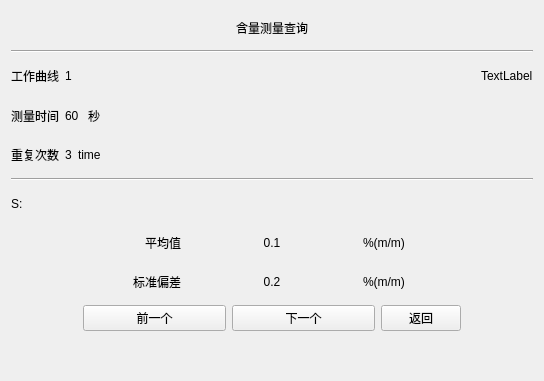
<?xml version="1.0" encoding="UTF-8"?>
<ui version="4.0">
 <class>samplemeasurementquery</class>
 <widget class="QWidget" name="samplemeasurementquery">
  <property name="geometry">
   <rect>
    <x>0</x>
    <y>0</y>
    <width>544</width>
    <height>381</height>
   </rect>
  </property>
  <property name="windowTitle">
   <string>Form</string>
  </property>
  <layout class="QGridLayout" name="gridLayout">
   <item row="0" column="0">
    <layout class="QVBoxLayout" name="verticalLayout">
     <item>
      <widget class="QLabel" name="label">
       <property name="text">
        <string>含量测量查询</string>
       </property>
       <property name="alignment">
        <set>Qt::AlignCenter</set>
       </property>
      </widget>
     </item>
     <item>
      <widget class="Line" name="line">
       <property name="lineWidth">
        <number>1</number>
       </property>
       <property name="midLineWidth">
        <number>0</number>
       </property>
       <property name="orientation">
        <enum>Qt::Horizontal</enum>
       </property>
      </widget>
     </item>
     <item>
      <layout class="QHBoxLayout" name="horizontalLayout_3">
       <item>
        <widget class="QLabel" name="label_2">
         <property name="text">
          <string>工作曲线</string>
         </property>
        </widget>
       </item>
       <item>
        <widget class="QLabel" name="label_curve">
         <property name="text">
          <string>1</string>
         </property>
        </widget>
       </item>
       <item>
        <spacer name="horizontalSpacer">
         <property name="orientation">
          <enum>Qt::Horizontal</enum>
         </property>
         <property name="sizeHint" stdset="0">
          <size>
           <width>40</width>
           <height>20</height>
          </size>
         </property>
        </spacer>
       </item>
       <item>
        <widget class="QLabel" name="label_datetime">
         <property name="text">
          <string>TextLabel</string>
         </property>
        </widget>
       </item>
      </layout>
     </item>
     <item>
      <layout class="QHBoxLayout" name="horizontalLayout_2">
       <item>
        <widget class="QLabel" name="label_4">
         <property name="text">
          <string>测量时间</string>
         </property>
        </widget>
       </item>
       <item>
        <widget class="QLabel" name="label_measurement_time">
         <property name="text">
          <string>60 </string>
         </property>
        </widget>
       </item>
       <item>
        <widget class="QLabel" name="label_5">
         <property name="text">
          <string>秒</string>
         </property>
        </widget>
       </item>
       <item>
        <spacer name="horizontalSpacer_2">
         <property name="orientation">
          <enum>Qt::Horizontal</enum>
         </property>
         <property name="sizeHint" stdset="0">
          <size>
           <width>40</width>
           <height>20</height>
          </size>
         </property>
        </spacer>
       </item>
      </layout>
     </item>
     <item>
      <layout class="QHBoxLayout" name="horizontalLayout">
       <item>
        <widget class="QLabel" name="label_6">
         <property name="text">
          <string>重复次数</string>
         </property>
        </widget>
       </item>
       <item>
        <widget class="QLabel" name="label_repeat_time">
         <property name="text">
          <string>3</string>
         </property>
        </widget>
       </item>
       <item>
        <widget class="QLabel" name="label_8">
         <property name="text">
          <string>time</string>
         </property>
        </widget>
       </item>
       <item>
        <spacer name="horizontalSpacer_3">
         <property name="orientation">
          <enum>Qt::Horizontal</enum>
         </property>
         <property name="sizeHint" stdset="0">
          <size>
           <width>40</width>
           <height>20</height>
          </size>
         </property>
        </spacer>
       </item>
      </layout>
     </item>
     <item>
      <widget class="Line" name="line_2">
       <property name="orientation">
        <enum>Qt::Horizontal</enum>
       </property>
      </widget>
     </item>
     <item>
      <layout class="QHBoxLayout" name="horizontalLayout_4">
       <item>
        <widget class="QLabel" name="label_7">
         <property name="text">
          <string>S:</string>
         </property>
        </widget>
       </item>
       <item>
        <spacer name="horizontalSpacer_4">
         <property name="orientation">
          <enum>Qt::Horizontal</enum>
         </property>
         <property name="sizeHint" stdset="0">
          <size>
           <width>40</width>
           <height>20</height>
          </size>
         </property>
        </spacer>
       </item>
      </layout>
     </item>
     <item>
      <layout class="QHBoxLayout" name="horizontalLayout_5">
       <item>
        <widget class="QLabel" name="label_9">
         <property name="text">
          <string>平均值</string>
         </property>
         <property name="alignment">
          <set>Qt::AlignRight|Qt::AlignTrailing|Qt::AlignVCenter</set>
         </property>
        </widget>
       </item>
       <item>
        <widget class="QLabel" name="label_average">
         <property name="text">
          <string>0.1</string>
         </property>
         <property name="alignment">
          <set>Qt::AlignCenter</set>
         </property>
        </widget>
       </item>
       <item>
        <widget class="QLabel" name="label_11">
         <property name="text">
          <string>%(m/m)</string>
         </property>
        </widget>
       </item>
      </layout>
     </item>
     <item>
      <layout class="QHBoxLayout" name="horizontalLayout_6">
       <item>
        <widget class="QLabel" name="label_10">
         <property name="text">
          <string>标准偏差</string>
         </property>
         <property name="alignment">
          <set>Qt::AlignRight|Qt::AlignTrailing|Qt::AlignVCenter</set>
         </property>
        </widget>
       </item>
       <item>
        <widget class="QLabel" name="label_deviation">
         <property name="text">
          <string>0.2</string>
         </property>
         <property name="alignment">
          <set>Qt::AlignCenter</set>
         </property>
        </widget>
       </item>
       <item>
        <widget class="QLabel" name="label_12">
         <property name="text">
          <string>%(m/m)</string>
         </property>
        </widget>
       </item>
      </layout>
     </item>
     <item>
      <layout class="QHBoxLayout" name="horizontalLayout_7" stretch="1,2,2,0,1">
       <item>
        <spacer name="horizontalSpacer_5">
         <property name="orientation">
          <enum>Qt::Horizontal</enum>
         </property>
         <property name="sizeHint" stdset="0">
          <size>
           <width>40</width>
           <height>20</height>
          </size>
         </property>
        </spacer>
       </item>
       <item>
        <widget class="QPushButton" name="pushButton_prev">
         <property name="text">
          <string>前一个</string>
         </property>
        </widget>
       </item>
       <item>
        <widget class="QPushButton" name="pushButton_3">
         <property name="text">
          <string>下一个</string>
         </property>
        </widget>
       </item>
       <item>
        <widget class="QPushButton" name="pushButton_return">
         <property name="text">
          <string>返回</string>
         </property>
        </widget>
       </item>
       <item>
        <spacer name="horizontalSpacer_6">
         <property name="orientation">
          <enum>Qt::Horizontal</enum>
         </property>
         <property name="sizeHint" stdset="0">
          <size>
           <width>40</width>
           <height>20</height>
          </size>
         </property>
        </spacer>
       </item>
      </layout>
     </item>
     <item>
      <layout class="QHBoxLayout" name="horizontalLayout_8">
       <item>
        <widget class="issample" name="widget" native="true"/>
       </item>
       <item>
        <widget class="ispreheat" name="widget_2" native="true"/>
       </item>
       <item>
        <widget class="date_widget" name="widget_3" native="true"/>
       </item>
      </layout>
     </item>
    </layout>
   </item>
  </layout>
 </widget>
 <customwidgets>
  <customwidget>
   <class>date_widget</class>
   <extends>QWidget</extends>
   <header>date_widget.h</header>
   <container>1</container>
  </customwidget>
  <customwidget>
   <class>issample</class>
   <extends>QWidget</extends>
   <header>issample.h</header>
   <container>1</container>
  </customwidget>
  <customwidget>
   <class>ispreheat</class>
   <extends>QWidget</extends>
   <header>ispreheat.h</header>
   <container>1</container>
  </customwidget>
 </customwidgets>
 <resources/>
 <connections/>
</ui>
